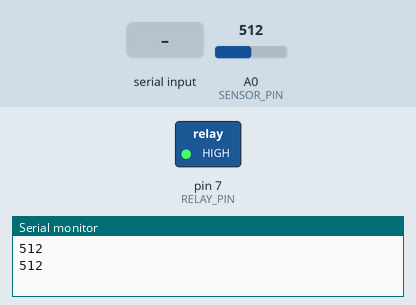
The sketch below on a simulated Arduino Uno, built with avr-gcc and run on an emulated ATmega328P. On the bench: switched loads named in the sketch (green lamp = pin HIGH), the last lines printed to the serial monitor. The test bench sets the inputs (shaded band); at power-on: A0 (SENSOR_PIN) = 512.

Above: at 1.2 s.
1.3 s: "1" received over Serial
At 1.8 s:
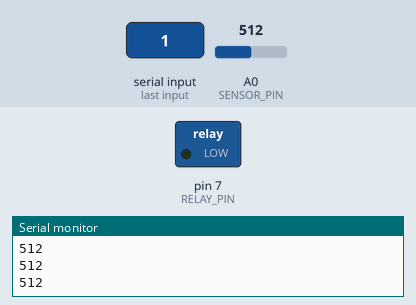
2.8 s: "0" received over Serial
At 4.1 s:
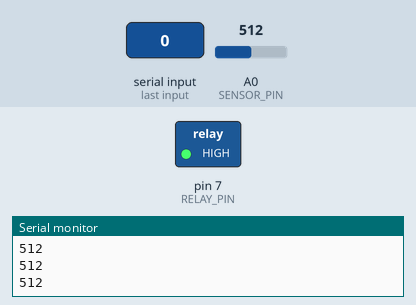
Timing chart, 0 to 5.8 s (numbered marks = the images above; inputs shaded):
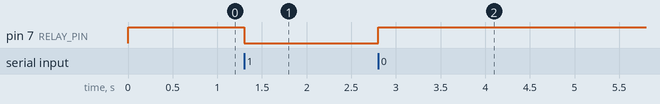

Measured:
- after the input at 1.3 s, pin 7 (RELAY_PIN): HIGH → LOW at once
- after the input at 2.8 s, pin 7 (RELAY_PIN): LOW → HIGH at once

The sketch:

sensor_pump.ino
```cpp
// Definición de Pines y Hardware:
// Sensor: Tecneu BAQ75U2 (Sensor Analógico de Humedad de Suelo YL-69)
// Actuador: Módulo Relevador 1 Canal 5V 10A (LOW LEVEL TRIGGER) + Mini Bomba Sumergible
const int SENSOR_PIN = A0;    // Pin para la lectura analógica de la tierra
const int RELAY_PIN = 7;      // Pin digital para disparar el relevador

// Variables de telemetría
unsigned long lastSendTime = 0;
const int sendInterval = 500; // Enviar información a WPF cada medio segundo (500ms)

void setup() {
  // Abrimos las comunicaciones por USB a 9600 baudios
  Serial.begin(9600);
  pinMode(RELAY_PIN, OUTPUT);

  // ¡LÓGICA CRÍTICA DE TU HARDWARE!
  // Como tu módulo es un "LOW LEVEL RELAY", esto quiere decir que funciona con lógica inversa:
  // - digitalWrite LOW = Cierra el circuito (PRENDE LA BOMBA)
  // - digitalWrite HIGH = Abre el circuito (APAGA LA BOMBA)
  // Por lo tanto, al encender el Arduino, iniciamos en HIGH por seguridad para que la bomba no arranque sola.
  digitalWrite(RELAY_PIN, HIGH);
}

void loop() {
  // 1. LECTURA Y ENVÍO (Del Sensor a la PC)
  if (millis() - lastSendTime >= sendInterval) {

    // analogRead mide la resistencia eléctrica de la tierra y nos da de 0 a 1023
    // Nota YL-69: Suelo encharcado (~200 a 400), Suelo seco/polvo (~800 a 1023)
    int adcValue = analogRead(SENSOR_PIN);

    // Mandamos el valor crudo al WPF. La interfaz C# hará las matemáticas de porcentajes.
    Serial.println(adcValue);

    lastSendTime = millis();
  }

  // 2. ESCUCHA DE COMANDOS (De la PC al Relevador)
  if (Serial.available() > 0) {
    char command = Serial.read();

    if (command == '1') {
      // Activa la bomba enviando CERO VOLTIOS al pin de comando del relevador (Low Trigger)
      digitalWrite(RELAY_PIN, LOW);
    }
    else if (command == '0') {
      // Desactiva la bomba enviando 5V al relé
      digitalWrite(RELAY_PIN, HIGH);
    }
  }
}
```
